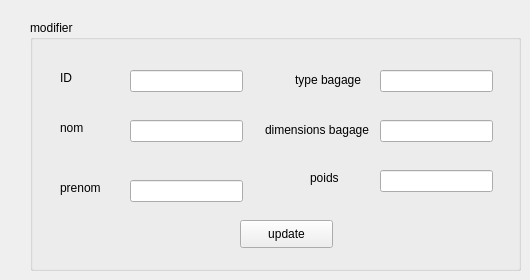
      <widget class="QWidget" name="tab_3">
       <attribute name="title">
        <string>modifier</string>
       </attribute>
       <widget class="QGroupBox" name="groupBox_3">
        <property name="geometry">
         <rect>
          <x>30</x>
          <y>20</y>
          <width>491</width>
          <height>251</height>
         </rect>
        </property>
        <property name="title">
         <string>modifier</string>
        </property>
        <widget class="QLabel" name="label_13">
         <property name="geometry">
          <rect>
           <x>30</x>
           <y>50</y>
           <width>56</width>
           <height>16</height>
          </rect>
         </property>
         <property name="text">
          <string>ID</string>
         </property>
        </widget>
        <widget class="QLabel" name="label_14">
         <property name="geometry">
          <rect>
           <x>30</x>
           <y>100</y>
           <width>56</width>
           <height>16</height>
          </rect>
         </property>
         <property name="text">
          <string>nom</string>
         </property>
        </widget>
        <widget class="QLabel" name="label_15">
         <property name="geometry">
          <rect>
           <x>30</x>
           <y>160</y>
           <width>56</width>
           <height>16</height>
          </rect>
         </property>
         <property name="text">
          <string>prenom</string>
         </property>
        </widget>
        <widget class="QLabel" name="label_16">
         <property name="geometry">
          <rect>
           <x>265</x>
           <y>50</y>
           <width>71</width>
           <height>20</height>
          </rect>
         </property>
         <property name="text">
          <string>type bagage</string>
         </property>
        </widget>
        <widget class="QLabel" name="label_17">
         <property name="geometry">
          <rect>
           <x>235</x>
           <y>100</y>
           <width>111</width>
           <height>20</height>
          </rect>
         </property>
         <property name="text">
          <string>dimensions bagage</string>
         </property>
        </widget>
        <widget class="QLabel" name="label_18">
         <property name="geometry">
          <rect>
           <x>280</x>
           <y>150</y>
           <width>56</width>
           <height>16</height>
          </rect>
         </property>
         <property name="text">
          <string>poids</string>
         </property>
        </widget>
        <widget class="QLineEdit" name="ID_2">
         <property name="geometry">
          <rect>
           <x>100</x>
           <y>50</y>
           <width>113</width>
           <height>22</height>
          </rect>
         </property>
        </widget>
        <widget class="QLineEdit" name="nom_2">
         <property name="geometry">
          <rect>
           <x>100</x>
           <y>100</y>
           <width>113</width>
           <height>22</height>
          </rect>
         </property>
        </widget>
        <widget class="QLineEdit" name="prenom_2">
         <property name="geometry">
          <rect>
           <x>100</x>
           <y>160</y>
           <width>113</width>
           <height>22</height>
          </rect>
         </property>
        </widget>
        <widget class="QLineEdit" name="typebagage_2">
         <property name="geometry">
          <rect>
           <x>350</x>
           <y>50</y>
           <width>113</width>
           <height>22</height>
          </rect>
         </property>
        </widget>
        <widget class="QLineEdit" name="dimensionsbagage_2">
         <property name="geometry">
          <rect>
           <x>350</x>
           <y>100</y>
           <width>113</width>
           <height>22</height>
          </rect>
         </property>
        </widget>
        <widget class="QLineEdit" name="poids_2">
         <property name="geometry">
          <rect>
           <x>350</x>
           <y>150</y>
           <width>113</width>
           <height>22</height>
          </rect>
         </property>
        </widget>
        <widget class="QPushButton" name="update">
         <property name="geometry">
          <rect>
           <x>210</x>
           <y>200</y>
           <width>93</width>
           <height>28</height>
          </rect>
         </property>
         <property name="text">
          <string>update</string>
         </property>
        </widget>
       </widget>
      </widget>
